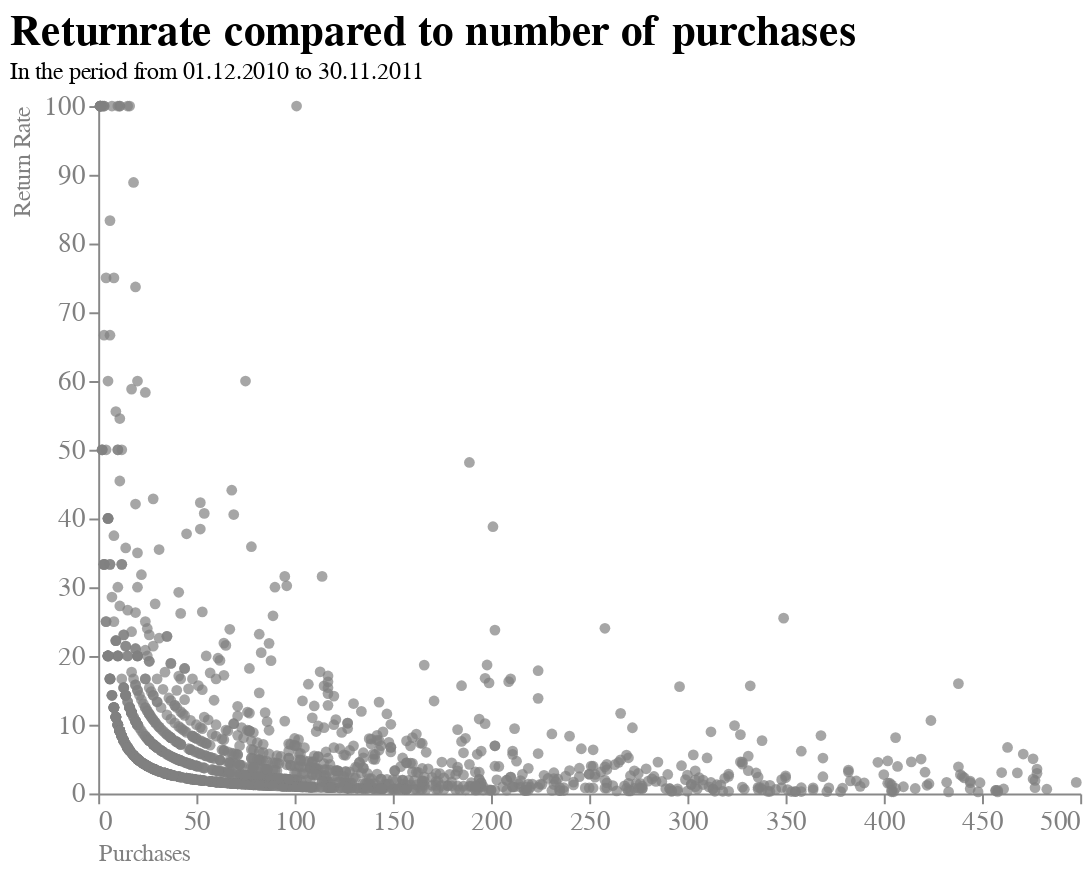

The cell this chart's notebook holds for it:
### Markdown cell above
# Chart Beschreibung

Um einen klaren Fokus auf die Datenpunkte zu schaffen, habe ich die Achsen leicht ausgegraut und die Labels nah an den Achsen positioniert, um zu verdeutlichen, dass sie zusammengehören. Durch die Entfernung des Rahmens und das Ausblenden des Grids wird die Ablenkung minimiert und der Betrachter kann sich voll und ganz auf die Datenpunkte konzentrieren. Dies erleichtert das Verständnis der Daten und verbessert die visuelle Übersicht.

### Code cell
chart5 = alt.Chart(df).mark_circle().encode(
    x=alt.X('Bought:Q',
             axis=alt.Axis(title='Purchases',
                           titleAnchor='start',
                           labelAngle=0,
                           grid=False)
        ),
    y=alt.Y('ReturnRate:Q',
            axis=alt.Axis(title='Return Rate',
                          titleAnchor='end',
                          labelAngle=0,
                          grid=False,)
                          ),
    color=alt.condition(
        alt.FieldOneOfPredicate("Purchases", [""]),
        alt.value("darkred"),
        alt.value("grey")
    ),
).properties(
    title={"text":["Returnrate compared to number of purchases"], "subtitle":["In the period from 01.12.2010 to 30.11.2011"] },
    width=500,
    height=350
)

alt.layer(chart5).configure_view(
    strokeWidth=0
).configure_title(
    fontSize=22,
    font="Arial",
    color="black",
    anchor="start"
).configure_axis(
    labelFont="Arial",
    titleFont="Arial",
    labelFontSize=14,
    titleFontSize=12,
    titleFontWeight="normal",
    labelColor="grey",
    titleColor="grey"
).transform_filter(
    (alt.datum.Bought < 500) 
)

### Figure 1 — Vega-Lite specification as saved in the notebook (floating-point values rounded to 4 significant figures; data arrays with more than 128 entries replaced by an {"elided": "..."} marker saying what was removed)
{"config": {"view": {"continuousWidth": 400, "continuousHeight": 300, "strokeWidth": 0}, "axis": {"labelColor": "grey", "labelFont": "Arial", "labelFontSize": 14, "titleColor": "grey", "titleFont": "Arial", "titleFontSize": 12, "titleFontWeight": "normal"}, "title": {"anchor": "start", "color": "black", "font": "Arial", "fontSize": 22}}, "layer": [{"mark": "circle", "encoding": {"color": {"condition": {"value": "darkred", "test": {"field": "Purchases", "oneOf": [""]}}, "value": "grey"}, "x": {"axis": {"grid": false, "labelAngle": 0, "title": "Purchases", "titleAnchor": "start"}, "field": "Bought", "type": "quantitative"}, "y": {"axis": {"grid": false, "labelAngle": 0, "title": "Return Rate", "titleAnchor": "end"}, "field": "ReturnRate", "type": "quantitative"}}, "height": 350, "title": {"text": ["Returnrate compared to number of purchases"], "subtitle": ["In the period from 01.12.2010 to 30.11.2011"]}, "width": 500}], "data": {"name": "data-0b8c2dcc066924768c5fdfb593f4cf3c"}, "transform": [{"filter": "(datum.Bought < 500)"}], "$schema": "https://vega.github.io/schema/vega-lite/v4.17.0.json", "datasets": {"data-0b8c2dcc066924768c5fdfb593f4cf3c": {"elided": "1502 records"}}}
